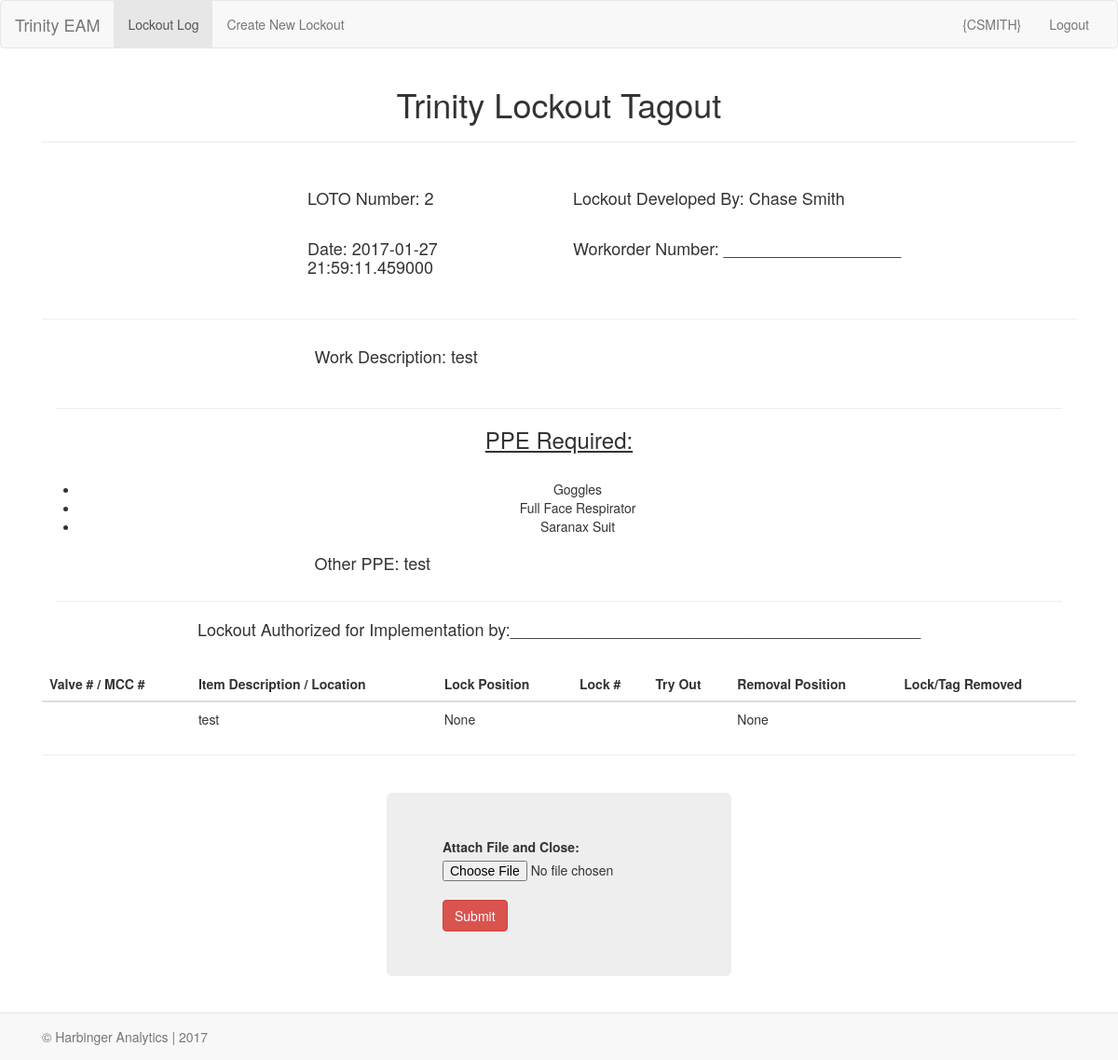
The app's page /lockout/2, older data.
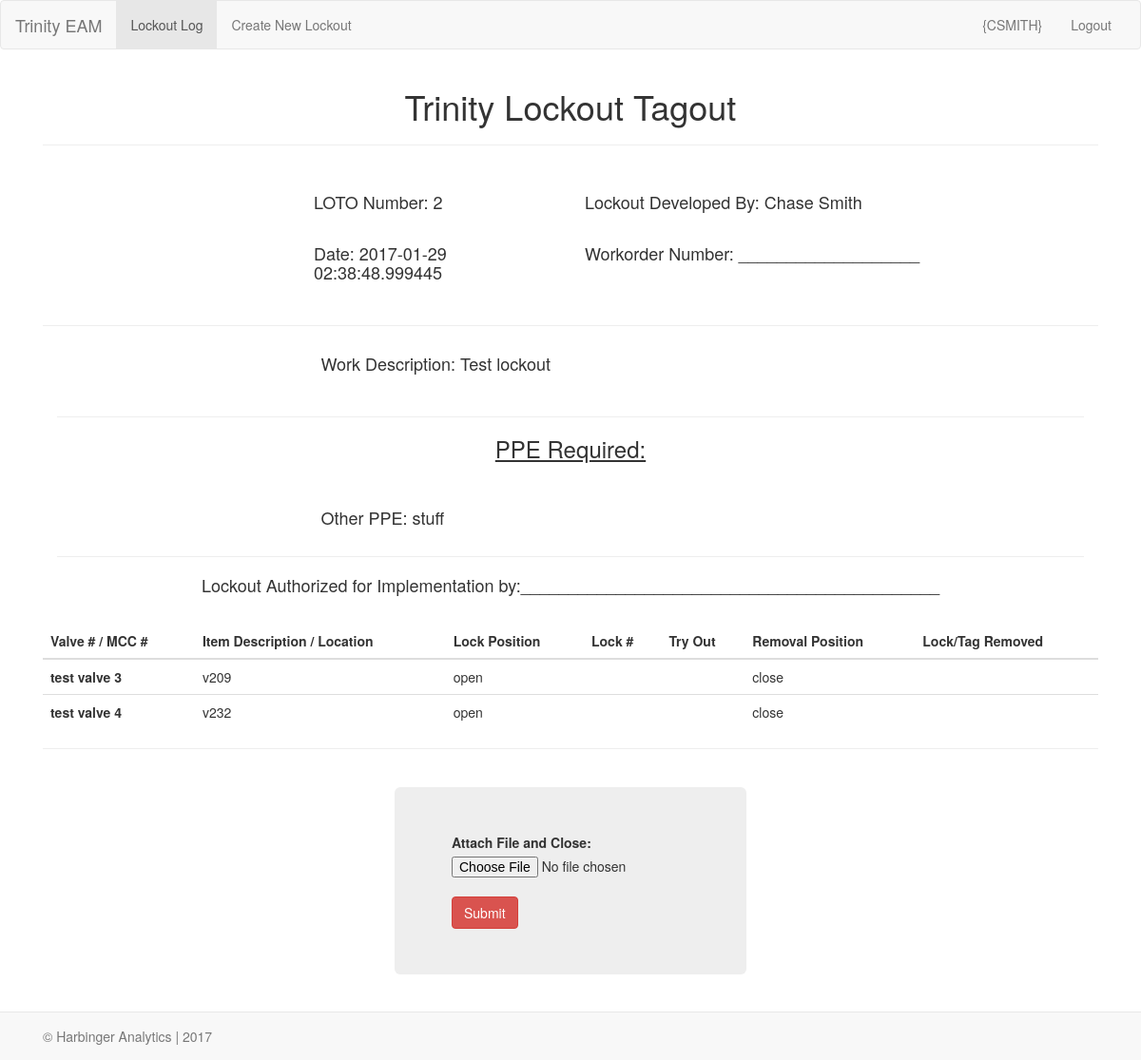
The same page, newer data.
### models.py (models this page shows, shortened)
class Lockout(db.Model):
    __tablename__="lockout"
    id=db.Column(db.Integer, primary_key=True)
    description=db.Column(db.String(200), nullable=False)
    lockout_author = db.relationship('User', backref=db.backref('lockout_author', lazy='dynamic'))
    user_id=db.Column('user_id', db.Integer, db.ForeignKey('user.id'))
    filename=db.Column(db.String(300), nullable=True)
    status=db.Column(db.Boolean(), default=True)
    goggles=db.Column(db.Boolean(), default=False)
    faceshield=db.Column(db.Boolean(),default=False)
    fullface=db.Column(db.Boolean(), default=False)
    dustmask=db.Column(db.Boolean(), default=False)
    leathergloves=db.Column(db.Boolean(), default=False)
    saranax=db.Column(db.Boolean(), default=False)
    nitrilegloves=db.Column(db.Boolean(), default=False)
    chemicalgloves=db.Column(db.Boolean(), default=False)
    chemicalsuit=db.Column(db.Boolean(),default=False)
    tyrex=db.Column(db.Boolean(),default=False)
    rubberboots=db.Column(db.Boolean(),default=False)
    sar=db.Column(db.Boolean(),default=False)
    data=db.Column(db.LargeBinary(),nullable=True,)
    date=db.Column(db.DateTime)
    ppe=db.Column(db.String(50), nullable=True)

class User(db.Model):
    __tablename__="user"
    id=db.Column(db.Integer, primary_key=True)
    username=db.Column(db.String(20), unique=True)
    first_name=db.Column(db.String(20), nullable=False)
    last_name=db.Column(db.String(20), nullable=False)
    position=db.Column(db.String(50), nullable=False)

class Lockout_Line(db.Model):
    __tablename__="lockout_line"
    id=db.Column(db.Integer, primary_key=True)
    valve_number=db.Column(db.String(10), nullable=False)
    description=db.Column(db.String(50), nullable=True)
    lock_position=db.Column(db.String(10), nullable=False)
    removal_position=db.Column(db.String(10), nullable=False)
    lockout=db.relationship('Lockout', backref=db.backref('lockout', lazy='dynamic'))
    lockout_id=db.Column('lockout_id', db.Integer, db.ForeignKey('lockout.id'))

### app.py (the view)
@app.route('/lockout/<int:this_lockout_id>', methods=['POST', 'GET'])
def this_lockout(this_lockout_id):
    this_lockout=db.session.query(Lockout).filter_by(id=this_lockout_id).first()
    lockout_lines=this_lockout.lockout
    if request.method=='POST':
        files = request.files['inputFile']
        this_file=db.session.query(Lockout).first()
        this_file.filename=filename=files.filename
        this_file.data=files.read()
        this_lockout.status=False
        db.session.commit()
        return redirect(url_for('index'))
    else:
        return render_template('upload.html', this_lockout=this_lockout, lockout_lines=lockout_lines)

### templates/upload.html (shortened to what this page needs)
{% extends "base.html" %}
{% import "bootstrap/wtf.html" as wtf %}
{% block content %}
<div class="container-fluid">
  <div class="text-center">
    <h1> Trinity Lockout Tagout </h1>
    <hr>
    <br>
  </div>
  <div class="row">
    <div class="col-xs-3 col-xs-offset-3 form-group">
      <h4> LOTO Number: {{ this_lockout.id }} </h4>
    </div>
    <div class="col-xs-6 form-group">
      <h4>Lockout Developed By: {{ this_lockout.lockout_author.first_name }} {{ this_lockout.lockout_author.last_name }}</h4>
    </div>
    <div class="col-xs-3 col-xs-offset-3 form-group">
      <h4>Date: {{ this_lockout.date }}</h4>
    </div>
    <div class="col-xs-6 form-group">
      <h4>Workorder Number: ___________________</h4>
    </div>
  </div>
    <hr>
  <div class="col-xs-9 col-xs-offset-3 form-group">
    <h4>Work Description: {{ this_lockout.description }}</h4>
  </div>
  <div class="col-xs-12">
    <hr>
  </div>
  <div class="text-center">
    <h3><u> PPE Required: </u></h3>
    <br>
      <ul>
        {% if this_lockout.goggles == True %}
          <li>Goggles</li>
        {% endif %}
        {% if this_lockout.fullface == True %}
          <li>Full Face Respirator</li>
        {% endif %}
        {% if this_lockout.saranax == True %}
          <li>Saranax Suit</li>
        {% endif %}
      </ul>
    </div>
  <div class="col-xs-9 col-xs-offset-3">
    <h4> Other PPE: {{ this_lockout.ppe }} </h4>
  </div>
  <div class="col-xs-12">
    <hr>
  </div>
  <br>
  <div class="text-center">
    <h4>Lockout Authorized for Implementation by:____________________________________________</h4>
    <br>
  </div>
  <table class="table">
    <thead>
      <tr>
        <th>Valve # / MCC #</th>
        <th>Item Description / Location</th>
        <th>Lock Position</th>
        <th>Lock #</th>
        <th>Try Out</th>
        <th>Removal Position</th>
        <th>Lock/Tag Removed</th>
      </tr>
    </thead>
    <tbody>
  {% for each in lockout_lines %}
      <tr>
        <th scope="row">{{ each.valve_number}}</th>
          <td>{{ each.description }}</td>
          <td>{{ each.lock_position }}</td>
          <td></td>
          <td></td>
          <td>{{ each.removal_position }}</td>
          <td></td>
      </tr>
  {% endfor %}
    </tbody>
  </table>
  <hr>
  <br>
  <div class="jumbotron col-xs-4 col-xs-offset-4">
    <form method="POST" enctype=multipart/form-data action="/lockout/{{this_lockout.id}}">
        <label for="attach">Attach File and Close:</label>
        <input  id="attach" type="file" class="file" name="inputFile">
        <br>
        <button  type="submit" class="btn btn-danger">Submit</button>
    </form>
  </div>
</div>
{% endblock %}

### templates/base.html (shortened to what this page needs)
<!DOCTYPE html>
<html>
  <head>
    {% block head %}
    <link href="{{ url_for('static', filename='bootstrap.min.css') }}" rel="stylesheet">
    <link href="{{ url_for('static', filename='style.css') }}" rel="stylesheet">
    {% endblock %}
  </head>
  <body>
  <nav class="navbar navbar-default">
  <div class="container-fluid">
    <div class="navbar-header">
      <a class="navbar-brand" href="/">Trinity EAM</a>
    </div>
    <div class="collapse navbar-collapse">
      <ul class="nav navbar-nav">
        <li class="active"><a href="/">Lockout Log <span class="sr-only">(current)</span></a></li>
        <li><a href="/lockout">Create New Lockout</a></li>
      </ul>
      <ul class="nav navbar-nav navbar-right">
        <li><a href="/user">{CSMITH}</a></li>
        <li><a href="/logout">Logout</a></li>
      </ul>
    </div>
  </div>
</nav>
    <div class="container"   style="margin-bottom: 60px;">
      {% block content %}{% endblock %}
    </div>
    <div class="navbar navbar-default navbar-fixed-bottom" role="navigation"  style="margin-bottom: 0px;" >
    	<div class="container">
    		<p class ="navbar-text"> &copy; Harbinger Analytics | 2017</p>
    	</div>
    </div>
  </body>
</html>

### static/style.css (style rules this page uses)
hr { background-color: blue; }

Row changes from the older to the newer data that the page shows:
no longer on this page (row edited): Lockout_Line: description "test", lock_position "None", removal_position "None"
changed Lockout id 2: date "2017-01-27 21:59:11.459000" → "2017-01-29 02:38:48.999445"; description "test" → "Test lockout"; ppe "test" → "stuff"; goggles True → False (drawn); fullface True → False (drawn); saranax True → False (drawn)
added Lockout_Line: valve_number "test valve 3", description "v209", lock_position "open", removal_position "close"
added Lockout_Line: valve_number "test valve 4", description "v232", lock_position "open", removal_position "close"
Text that changed along with them:
text no longer shown: "Goggles Full Face Respirator Saranax Suit"
